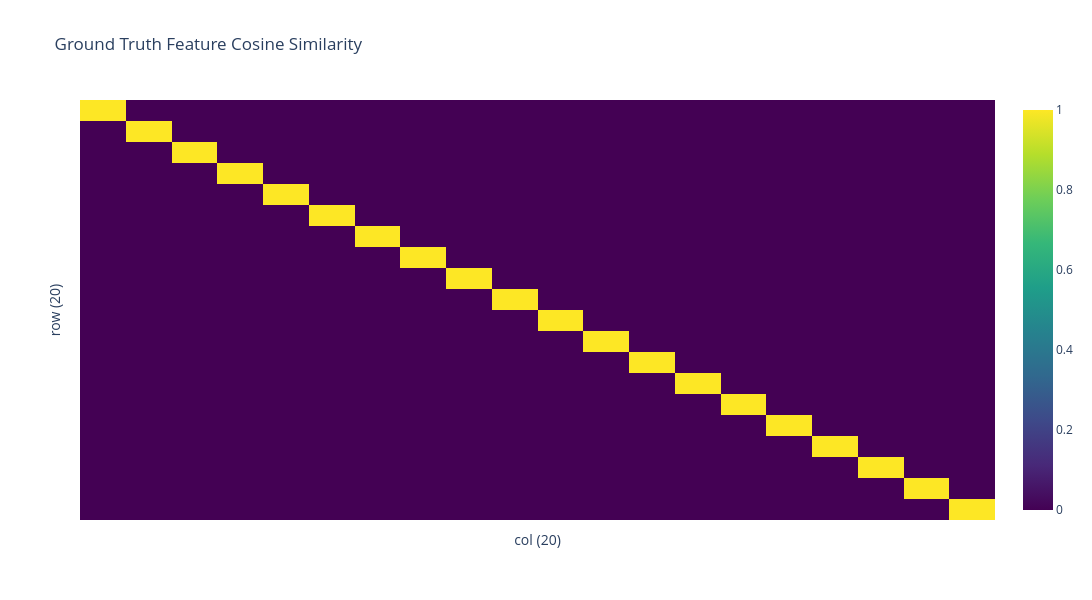
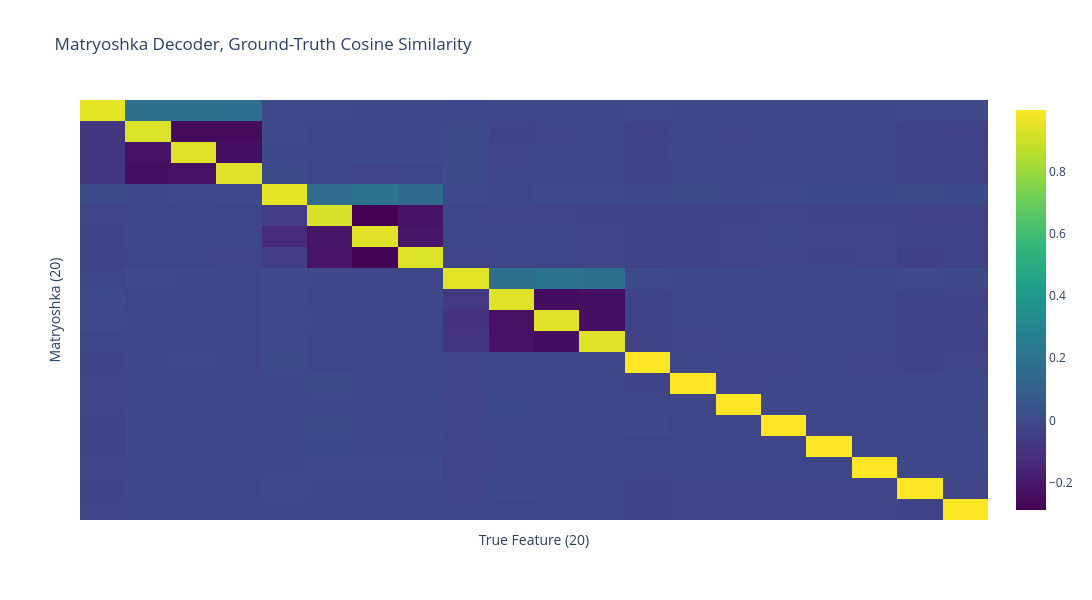
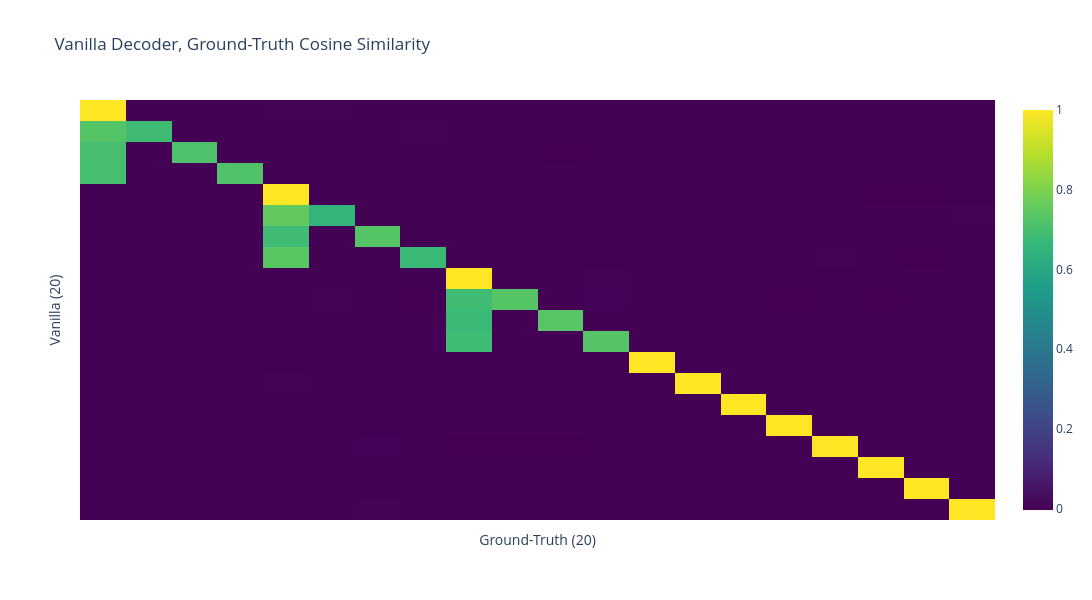
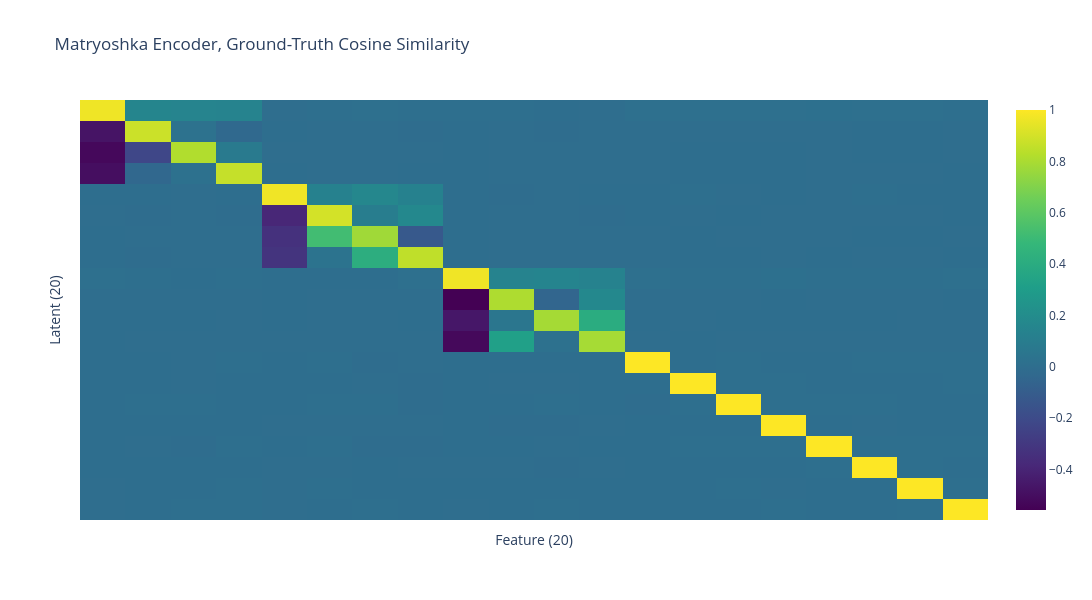

Here is the notebook cell these charts were saved with, in order:
### Markdown cell above
## 6. Reading the cosine heatmaps

Four matrices, all in ground-truth order via the permutation from §2, so **a perfect
recovery is a bright diagonal**.

- *Ground-truth cosine similarity* — the identity, by construction. It is the reference
  for what "recovered" looks like.
- *Decoder vs. ground truth* — what each latent writes back into the residual.
- *Encoder vs. ground truth* — what each latent reads. Encoder and decoder disagreeing
  is itself informative: a latent that reads a family but writes one member is absorbing.

Off-diagonal structure is the interesting part. A bright block where a parent meets its
children is the collapse this notebook is testing for.

### Code cell
import torch.nn.functional as F

matryoshka_perm = get_latent_perm(matryoshka_sae, dataset)
vanilla_perm = get_latent_perm(vanilla_sae, dataset)

# Compute cosine similarity matrix of ground truth features
gt_cosine = F.normalize(true_feats, dim=1) @ F.normalize(true_feats, dim=1).T
gt_sims = heatmap(gt_cosine.cpu(), title='Ground Truth Feature Cosine Similarity')
gt_sims.show()

# Compute cosine similarity between learned and ground truth features
matryoshka_feats = matryoshka_sae.W_dec.data
vanilla_feats = vanilla_sae.W_dec.data

matryoshka_cosine = F.normalize(matryoshka_feats, dim=1)[matryoshka_perm] @ F.normalize(true_feats, dim=1).T
vanilla_cosine = F.normalize(vanilla_feats, dim=1)[vanilla_perm] @ F.normalize(true_feats, dim=1).T

m_dec_sims = heatmap(matryoshka_cosine.cpu(), title='Matryoshka Decoder, Ground-Truth Cosine Similarity', dim_names=('Matryoshka', 'True Feature'))
m_dec_sims.show()

v_dec_sims = heatmap(vanilla_cosine.cpu(), title='Vanilla Decoder, Ground-Truth Cosine Similarity', dim_names=('Vanilla', 'Ground-Truth'))
v_dec_sims.show()

# Compare encoder and decoder weights
matryoshka_enc = matryoshka_sae.W_enc.data.T
vanilla_enc = vanilla_sae.W_enc.data.T

matryoshka_enc_true = F.normalize(matryoshka_enc, dim=1)[matryoshka_perm] @ F.normalize(true_feats, dim=1).T
vanilla_enc_true = F.normalize(vanilla_enc, dim=1)[vanilla_perm] @ F.normalize(true_feats, dim=1).T


m_enc_sims = heatmap(matryoshka_enc_true.cpu(), title='Matryoshka Encoder, Ground-Truth Cosine Similarity', dim_names=('Latent', 'Feature'))
m_enc_sims.show()
v_enc_sims = heatmap(vanilla_enc_true.cpu(), title='Vanilla Encoder, Ground-Truth Cosine Similarity', dim_names=('Latent', 'Feature'))
v_enc_sims.show()

### Figure 1 — Plotly figure (JSON) as saved in the notebook; plotly's stock layout.template omitted (floating-point values rounded to 4 significant figures; data arrays with more than 128 entries replaced by an {"elided": "..."} marker saying what was removed)
{"data": [{"colorscale": [[0, "#440154"], [0.1111, "#482878"], [0.2222, "#3e4989"], [0.3333, "#31688e"], [0.4444, "#26828e"], [0.5556, "#1f9e89"], [0.6667, "#35b779"], [0.7778, "#6ece58"], [0.8889, "#b5de2b"], [1, "#fde725"]], "type": "heatmap", "z": {"elided": "20x20 float values"}}], "layout": {"height": 600, "title": {"text": "Ground Truth Feature Cosine Similarity"}, "width": 1400, "xaxis": {"showticklabels": false, "title": {"text": "col (20)"}}, "yaxis": {"autorange": "reversed", "showticklabels": false, "title": {"text": "row (20)"}}}}

### Figure 2 — Plotly figure (JSON) as saved in the notebook; plotly's stock layout.template omitted (floating-point values rounded to 4 significant figures; data arrays with more than 128 entries replaced by an {"elided": "..."} marker saying what was removed)
{"data": [{"colorscale": [[0, "#440154"], [0.1111, "#482878"], [0.2222, "#3e4989"], [0.3333, "#31688e"], [0.4444, "#26828e"], [0.5556, "#1f9e89"], [0.6667, "#35b779"], [0.7778, "#6ece58"], [0.8889, "#b5de2b"], [1, "#fde725"]], "type": "heatmap", "z": {"elided": "20x20 float values"}}], "layout": {"height": 600, "title": {"text": "Matryoshka Decoder, Ground-Truth Cosine Similarity"}, "width": 1400, "xaxis": {"showticklabels": false, "title": {"text": "True Feature (20)"}}, "yaxis": {"autorange": "reversed", "showticklabels": false, "title": {"text": "Matryoshka (20)"}}}}

### Figure 3 — Plotly figure (JSON) as saved in the notebook; plotly's stock layout.template omitted (floating-point values rounded to 4 significant figures; data arrays with more than 128 entries replaced by an {"elided": "..."} marker saying what was removed)
{"data": [{"colorscale": [[0, "#440154"], [0.1111, "#482878"], [0.2222, "#3e4989"], [0.3333, "#31688e"], [0.4444, "#26828e"], [0.5556, "#1f9e89"], [0.6667, "#35b779"], [0.7778, "#6ece58"], [0.8889, "#b5de2b"], [1, "#fde725"]], "type": "heatmap", "z": {"elided": "20x20 float values"}}], "layout": {"height": 600, "title": {"text": "Vanilla Decoder, Ground-Truth Cosine Similarity"}, "width": 1400, "xaxis": {"showticklabels": false, "title": {"text": "Ground-Truth (20)"}}, "yaxis": {"autorange": "reversed", "showticklabels": false, "title": {"text": "Vanilla (20)"}}}}

### Figure 4 — Plotly figure (JSON) as saved in the notebook; plotly's stock layout.template omitted (floating-point values rounded to 4 significant figures; data arrays with more than 128 entries replaced by an {"elided": "..."} marker saying what was removed)
{"data": [{"colorscale": [[0, "#440154"], [0.1111, "#482878"], [0.2222, "#3e4989"], [0.3333, "#31688e"], [0.4444, "#26828e"], [0.5556, "#1f9e89"], [0.6667, "#35b779"], [0.7778, "#6ece58"], [0.8889, "#b5de2b"], [1, "#fde725"]], "type": "heatmap", "z": {"elided": "20x20 float values"}}], "layout": {"height": 600, "title": {"text": "Matryoshka Encoder, Ground-Truth Cosine Similarity"}, "width": 1400, "xaxis": {"showticklabels": false, "title": {"text": "Feature (20)"}}, "yaxis": {"autorange": "reversed", "showticklabels": false, "title": {"text": "Latent (20)"}}}}
